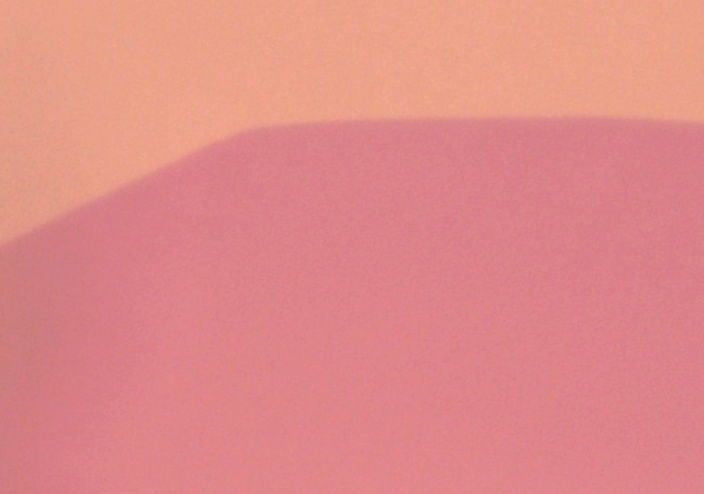
#> input picture data/augmented/augmented_dataset/augmented_images/3-1-1-100x_bl_aug_3.jpg, 704 x 494 px
$ python -i enhanced_augmentation.py   (imports and definitions only)
#> lines starting #> are read from the running program, lines starting #| are printed output that depends on the picture
#> further down, picture is the input picture: shape (494, 704, 3); mean B, G, R 136.6, 139, 224.3
#!/usr/bin/env python3
"""
Enhanced Data Augmentation Pipeline
Apply advanced augmentation techniques to expand the quadrant dataset
"""

import os
import cv2
import numpy as np
from pathlib import Path
import random
from PIL import Image, ImageEnhance, ImageFilter
import albumentations as A

# [30 lines left out: functions apply_elastic_deformation, apply_grid_distortion, not called in this run]

def apply_color_augmentation(image):
    """Apply color-based augmentations"""
    # Convert to PIL Image for color operations
    if isinstance(image, np.ndarray):
        pil_image = Image.fromarray(image)
    else:
        pil_image = image

    # Random brightness
    brightness_factor = random.uniform(0.8, 1.2)
    pil_image = ImageEnhance.Brightness(pil_image).enhance(brightness_factor)
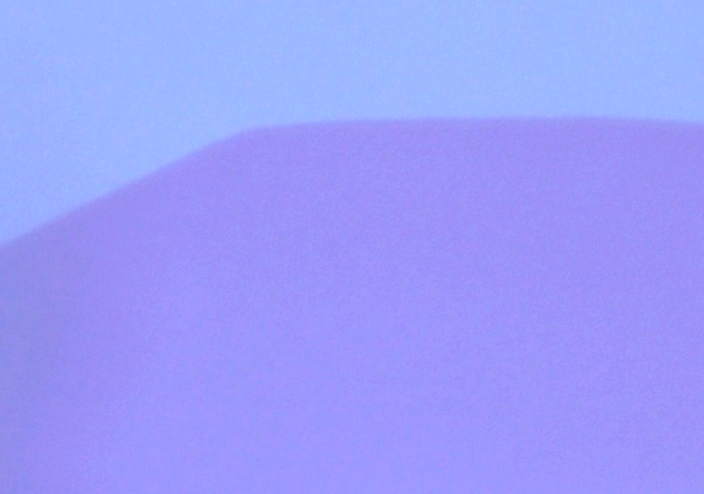
#> pil_image: PIL image 704x494 RGB; mean R, G, B 154.9, 157.7, 251.1

    # Random contrast
    contrast_factor = random.uniform(0.8, 1.2)
    pil_image = ImageEnhance.Contrast(pil_image).enhance(contrast_factor)

    # Random saturation (if color image)
    if pil_image.mode == 'RGB':
        saturation_factor = random.uniform(0.8, 1.2)
        pil_image = ImageEnhance.Color(pil_image).enhance(saturation_factor)

    # Random sharpness
    sharpness_factor = random.uniform(0.8, 1.2)
    pil_image = ImageEnhance.Sharpness(pil_image).enhance(sharpness_factor)

    # Random blur
    if random.random() < 0.3:
        blur_radius = random.uniform(0.5, 2.0)
        pil_image = pil_image.filter(ImageFilter.GaussianBlur(radius=blur_radius))

    return np.array(pil_image)

# [172 lines left out: functions apply_noise_augmentation, apply_geometric_augmentation, augment_image_and_mask, main, not called in this run]

# [2 lines not run here, left out]

>>> import cv2
>>> picture = cv2.imread('../data/augmented/augmented_dataset/augmented_images/3-1-1-100x_bl_aug_3.jpg')
>>> result = apply_color_augmentation(picture)

$ run again, on data/augmented/augmented_dataset/augmented_images/3-1-1-100x_br_aug_1.jpg
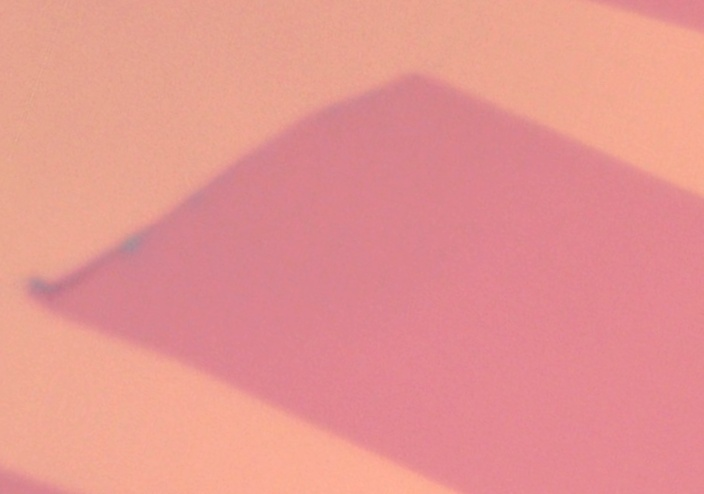
#> input picture data/augmented/augmented_dataset/augmented_images/3-1-1-100x_br_aug_1.jpg, 704 x 494 px
#> picture is the input picture: shape (494, 704, 3); mean B, G, R 144.8, 148.9, 230
#> in apply_color_augmentation, `pil_image = ImageEnhance.Brightness(pil_image).enhance(brightness_fact..`:
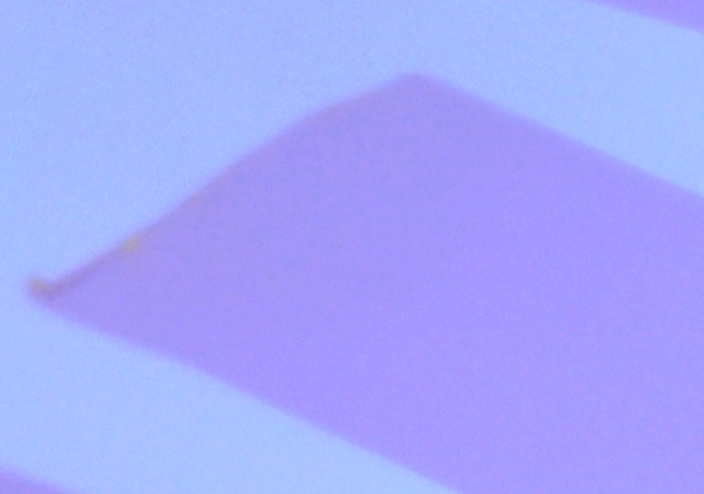
#> pil_image: PIL image 704x494 RGB; mean R, G, B 164.2, 169, 253.1
